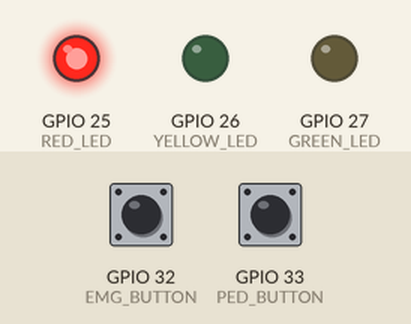
A sketch run on a simulated ESP32. Shown: output pins drawn as LEDs (lit = HIGH). The inputs (shaded band) are chosen by the test bench; at power-on: GPIO 33 (PED_BUTTON) HIGH, GPIO 32 (EMG_BUTTON) HIGH.

Above: at 1.2 s.
1.3 s: GPIO 33 (PED_BUTTON) pulled LOW for 0.15 s
4.4 s: GPIO 32 (EMG_BUTTON) pulled LOW for 0.15 s
At 13.2 s:
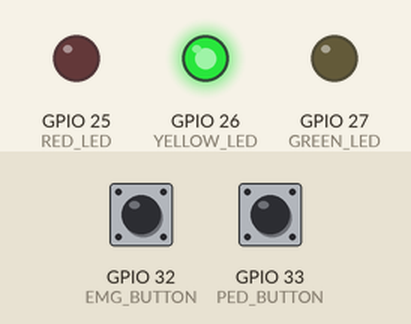
Timing chart, 0 to 13.9 s (numbered marks = the images above; inputs shaded):
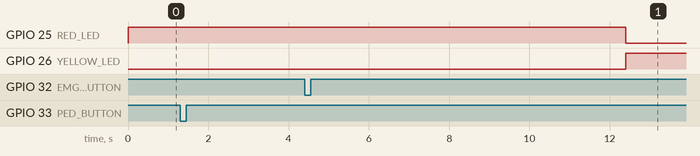

Measured:
- after the input at 1.3 s, every drawn part: stays the same
- after the input at 4.4 s, GPIO 27 (GREEN_LED): stays LOW (without the input it goes to HIGH after 7.6 s)

The sketch:

sketch.ino
```cpp
#define RED_LED     25
#define YELLOW_LED  26
#define GREEN_LED   27

#define PED_BUTTON  33
#define EMG_BUTTON  32

enum State {
  RED,
  GREEN,
  YELLOW,
  PEDESTRIAN,
  EMERGENCY
};

State currentState = RED;
unsigned long stateStartTime = 0;

volatile bool pedRequest = false;
volatile bool emgRequest = false;

// ---------- INTERRUPTS ----------
void IRAM_ATTR handlePedestrian() {
  pedRequest = true;
}

void IRAM_ATTR handleEmergency() {
  emgRequest = true;
}

// ---------- SETUP ----------
void setup() {
  pinMode(RED_LED, OUTPUT);
  pinMode(YELLOW_LED, OUTPUT);
  pinMode(GREEN_LED, OUTPUT);

  pinMode(PED_BUTTON, INPUT_PULLUP);
  pinMode(EMG_BUTTON, INPUT_PULLUP);

  attachInterrupt(PED_BUTTON, handlePedestrian, FALLING);
  attachInterrupt(EMG_BUTTON, handleEmergency, FALLING);

  stateStartTime = millis();
}

// ---------- HELPERS ----------
void setLights(bool r, bool y, bool g) {
  digitalWrite(RED_LED, r);
  digitalWrite(YELLOW_LED, y);
  digitalWrite(GREEN_LED, g);
}

// ---------- LOOP ----------
void loop() {
  unsigned long now = millis();

  // 🚑 Emergency has HIGHEST priority
  if (emgRequest && currentState != EMERGENCY) {
    emgRequest = false;
    currentState = EMERGENCY;
    stateStartTime = now;
  }

  switch (currentState) {

    case RED:
      setLights(HIGH, LOW, LOW);
      if (now - stateStartTime >= 5000) {
        currentState = GREEN;
        stateStartTime = now;
      }
      break;

    case GREEN:
      setLights(LOW, LOW, HIGH);

      if (pedRequest) {
        pedRequest = false;
        currentState = PEDESTRIAN;
        stateStartTime = now;
      }
      else if (now - stateStartTime >= 5000) {
        currentState = YELLOW;
        stateStartTime = now;
      }
      break;

    case YELLOW:
      setLights(LOW, HIGH, LOW);
      if (now - stateStartTime >= 2000) {
        currentState = RED;
        stateStartTime = now;
      }
      break;

    case PEDESTRIAN:
      setLights(LOW, HIGH, LOW);
      if (now - stateStartTime >= 2000) {
        currentState = RED;
        stateStartTime = now;
      }
      break;

    case EMERGENCY:
      setLights(HIGH, LOW, LOW);
      if (now - stateStartTime >= 8000) {
        currentState = GREEN;
        stateStartTime = now;
      }
      break;
  }
}
```
